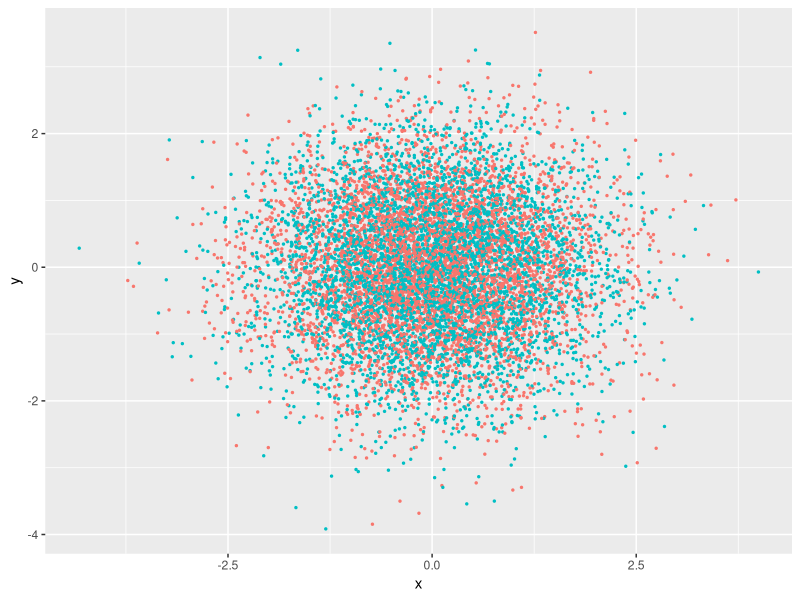
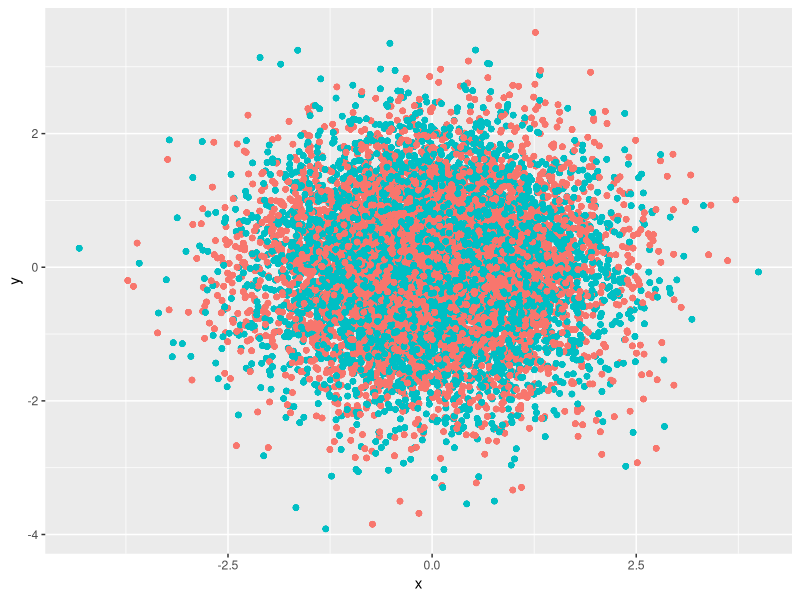
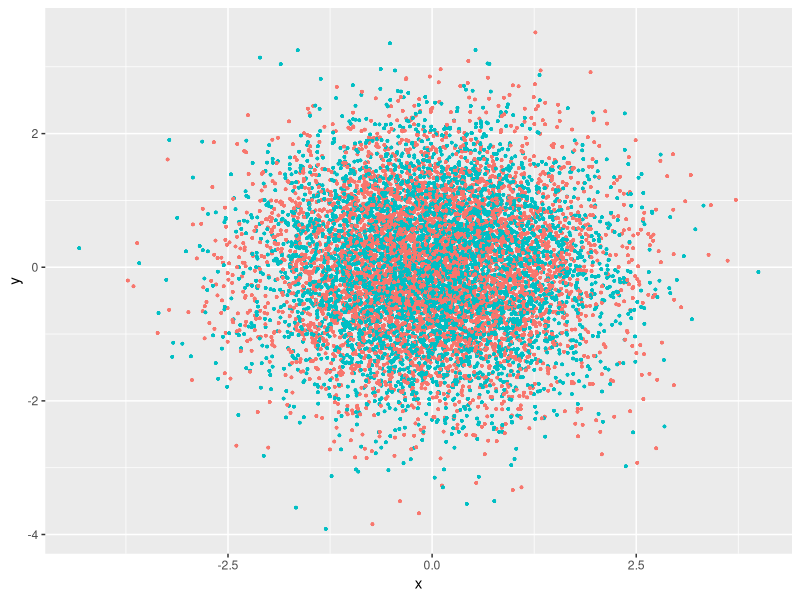
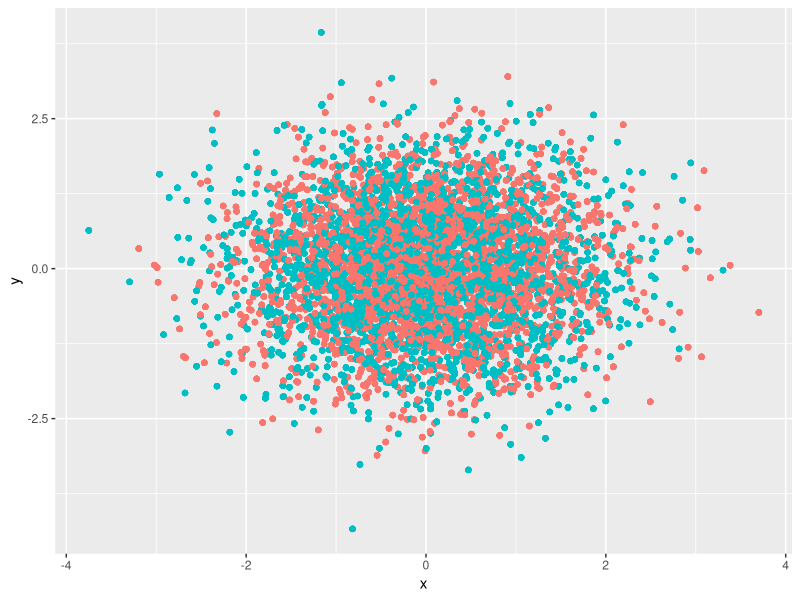
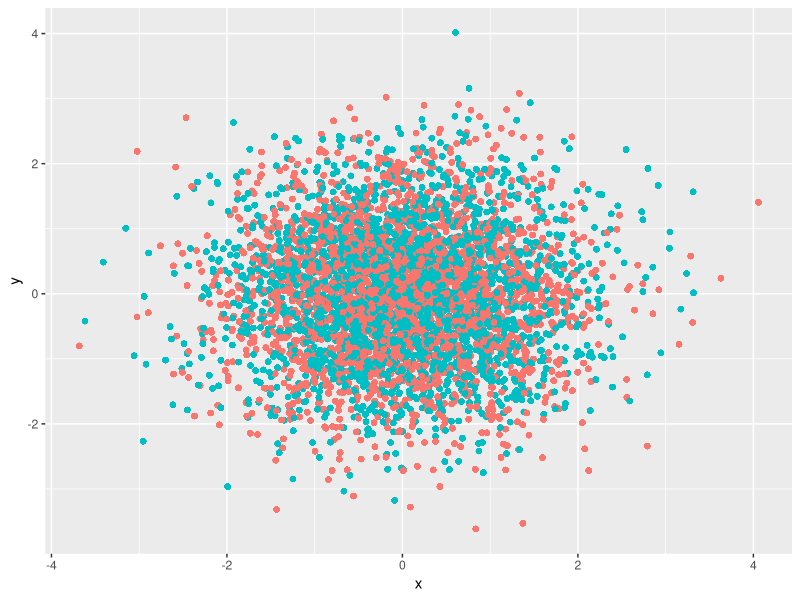
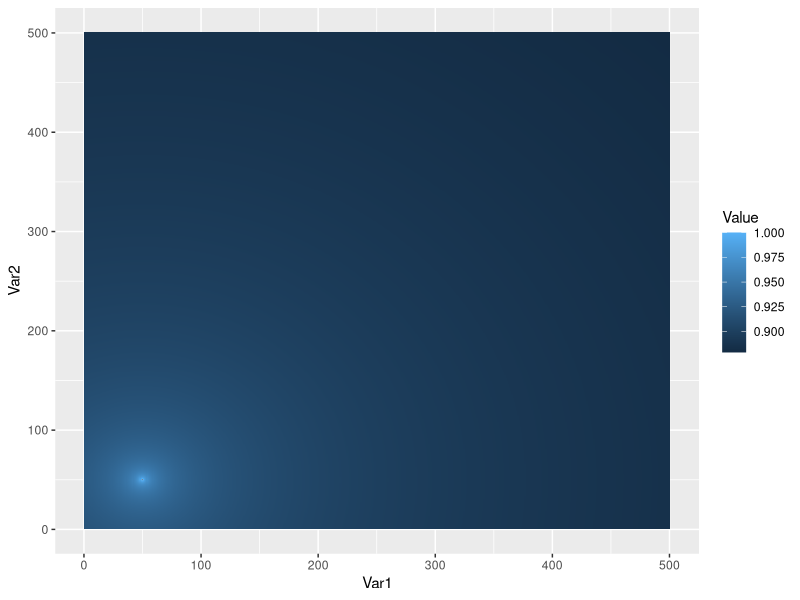
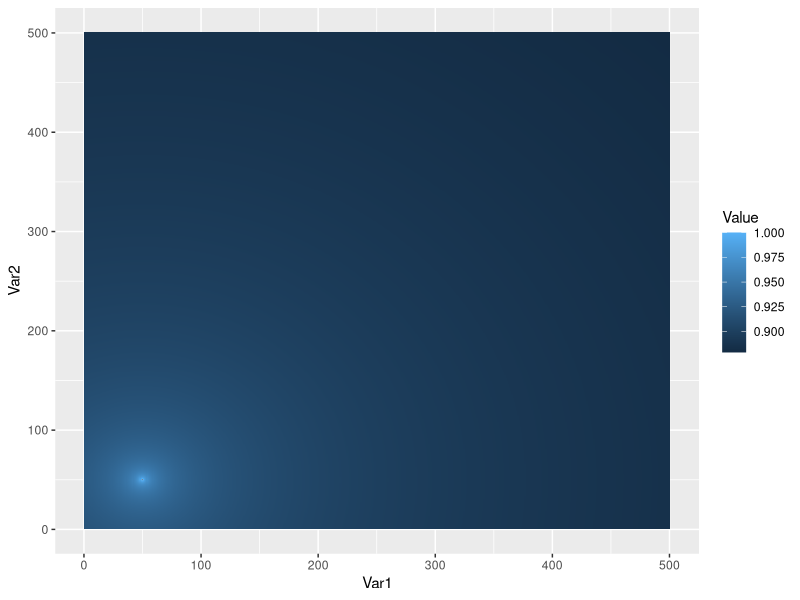
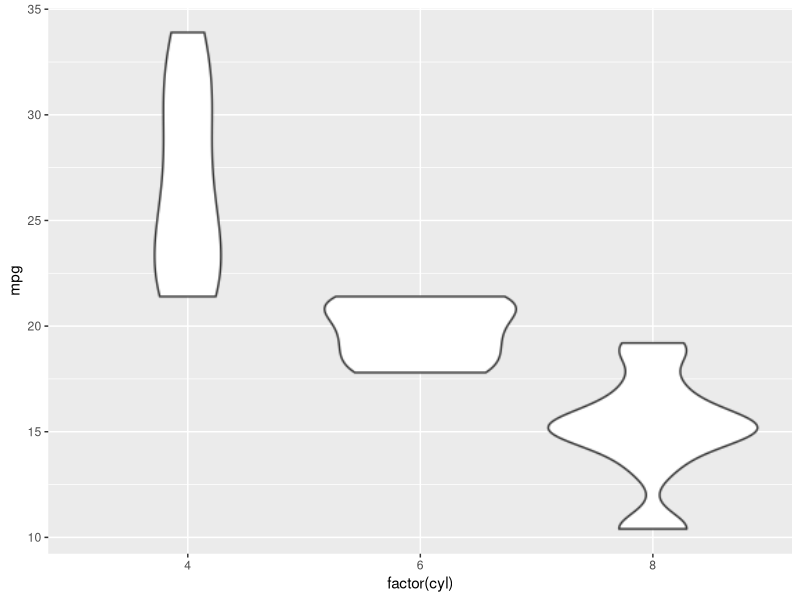

Source code (R) for these figures, in order:
## ----setup, include = FALSE---------------------------------------------------
knitr::opts_chunk$set(
  collapse = TRUE,
  comment = "#>"
)

## ---- fig.width=5, fig.height=5-----------------------------------------------
library(ggplot2)
library(ggrastr)
points_num <- 10000
df <- data.frame(x=rnorm(points_num), y=rnorm(points_num), c=as.factor(1:points_num %% 2))
gg <- ggplot(df, aes(x=x, y=y, color=c)) + scale_color_discrete(guide="none")
gg_vec <- gg + geom_point(size=0.5)
print(gg_vec)

## ---- fig.width=5, fig.height=5-----------------------------------------------
gg_rasterized <- gg + rasterise(geom_point(), dpi = 300, scale = 1)
print(gg_rasterized)

## ---- fig.width=5, fig.height=5-----------------------------------------------
gg_rast <- gg + geom_point_rast(size=0.5)
print(gg_rast)

## -----------------------------------------------------------------------------
PrintFileSize <- function(gg, name) {
  invisible(ggsave('tmp.pdf', gg, width=4, height=4))
  cat(name, ': ', file.info('tmp.pdf')$size / 1024, ' Kb.\n', sep = '')
  unlink('tmp.pdf')
}
PrintFileSize(gg_rast, 'Raster')
PrintFileSize(gg_vec, 'Vector')

## -----------------------------------------------------------------------------
points_num <- 1000000
df <- data.frame(x=rnorm(points_num), y=rnorm(points_num), c=as.factor(1:points_num %% 2))
gg <- ggplot(df, aes(x=x, y=y, color=c)) + scale_color_discrete(guide="none")
gg_vec <- gg + geom_point(size=0.5)
gg_rast <- gg + geom_point_rast(size=0.5)
PrintFileSize(gg_rast, 'Raster')
PrintFileSize(gg_vec, 'Vector')

## ---- fig.width=5, fig.height=5-----------------------------------------------
library(ggplot2)
library(ggrastr)
points_num <- 5000 
df <- data.frame(x=rnorm(points_num), y=rnorm(points_num), c=as.factor(1:points_num %% 2))
gg <- ggplot(df, aes(x=x, y=y, color=c)) + scale_color_discrete(guide="none")
gg_jitter_rast <- gg + rasterise(geom_jitter(), dpi = 300, scale = 1)
print(gg_jitter_rast)

## ---- fig.width=5, fig.height=5-----------------------------------------------
library(ggplot2)
library(ggrastr)

points_num <- 5000 
df <- data.frame(x=rnorm(points_num), y=rnorm(points_num), c=as.factor(1:points_num %% 2))
gg <- ggplot(df, aes(x=x, y=y, color=c)) + scale_color_discrete(guide=FALSE)

gg_jitter_rast <- gg + geom_jitter_rast(raster.dpi=600)
print(gg_jitter_rast)

## ---- fig.width=5, fig.height=5-----------------------------------------------
library(ggplot2)
library(ggrastr)
coords <- expand.grid(1:500, 1:500)
coords$Value <- 1 / apply(as.matrix(coords), 1, function(x) sum((x - c(50, 50))^2)^0.01)
gg_tile_vec <- ggplot(coords) + geom_tile(aes(x=Var1, y=Var2, fill=Value))
gg_tile_rast <- ggplot(coords) + rasterise(geom_tile(aes(x=Var1, y=Var2, fill=Value)), dpi = 300, scale = 1)
print(gg_tile_rast)

## ---- fig.width=5, fig.height=5-----------------------------------------------
gg_tile_rast <- ggplot(coords) + geom_tile_rast(aes(x=Var1, y=Var2, fill=Value))
print(gg_tile_rast)

## -----------------------------------------------------------------------------
PrintFileSize(gg_tile_rast, 'Raster')
PrintFileSize(gg_tile_vec, 'Vector')

## ---- fig.width=5, fig.height=5-----------------------------------------------
library(ggplot2)
library(ggrastr)
gg_violin_vec <- ggplot(mtcars, aes(factor(cyl), mpg)) + geom_violin()
gg_violin_rast <- ggplot(mtcars) + rasterise(geom_violin(aes(factor(cyl), mpg)))
print(gg_violin_rast)

## ---- fig.width=5, fig.height=5-----------------------------------------------
gg_violin_rast <- ggplot(mtcars) + geom_violin_rast(aes(factor(cyl), mpg))
print(gg_violin_rast)

## -----------------------------------------------------------------------------
## difference in size shown
PrintFileSize(gg_tile_rast, 'Raster')
PrintFileSize(gg_tile_vec, 'Vector')

## ---- fig.width=5, fig.height=5-----------------------------------------------
library(ggplot2)
library(ggrastr)
points_num <- 5000
df <- data.frame(x=as.factor(1:points_num %% 2), y=log(abs(rcauchy(points_num))))
gg <- ggplot(df, aes(x=x, y=y)) + scale_color_discrete(guide="none")
boxplot <- gg + geom_boxplot()
print(boxplot)

## ---- fig.width=5, fig.height=5-----------------------------------------------
library(ggplot2)
library(ggrastr)
points_num <- 500000
df <- data.frame(x=as.factor(1:points_num %% 2), y=log(abs(rcauchy(points_num))))
gg <- ggplot(df, aes(x=x, y=y)) + scale_color_discrete(guide="none")
gg_box_vec <- gg + geom_boxplot_jitter(outlier.size=0.1, outlier.jitter.width=0.3, outlier.alpha=0.5)
print(gg_box_vec)

## ---- fig.width=5, fig.height=5-----------------------------------------------
gg_box_rast <- gg + geom_boxplot_jitter(outlier.size=0.1, outlier.jitter.width=0.3, outlier.alpha=0.5, raster.dpi=200)
print(gg_box_rast)

## -----------------------------------------------------------------------------
PrintFileSize(gg_box_rast, 'Raster')
PrintFileSize(gg_box_vec, 'Vector')

## ---- fig.width=5, fig.height=5-----------------------------------------------
library(ggplot2)
library(ggrastr)
ggplot(mtcars) + geom_beeswarm_rast(aes(x = factor(cyl), y=mpg), raster.dpi=600, cex=1.5)

## ---- fig.width=5, fig.height=5-----------------------------------------------
library(ggplot2)
library(ggrastr)
library(ggbeeswarm,)
ggplot(mtcars) + rasterise(geom_beeswarm(aes(x = factor(cyl), y=mpg)))

## ---- fig.width=5, fig.height=5-----------------------------------------------
library(ggplot2)
library(ggrastr)
ggplot(mtcars) + geom_quasirandom_rast(aes(x = factor(cyl), y=mpg), raster.dpi=600)
